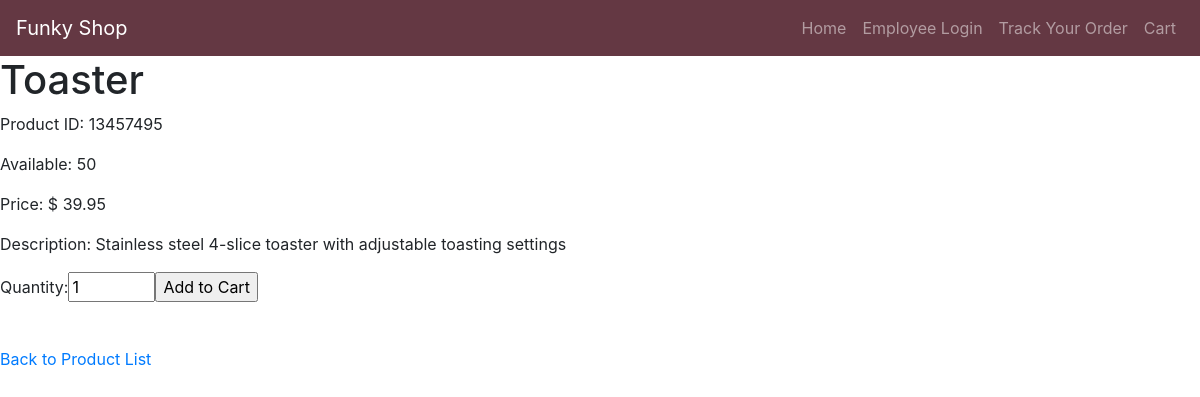
The page /description.php?product_id=13457495 on the database its author committed.
### tables this page shows
CREATE TABLE Product (
	ProductID CHAR(8) PRIMARY KEY,
	Quantity INT NOT NULL,
	Name VARCHAR(30) NOT NULL,
	Description VARCHAR(500),
	Price DECIMAL(4,2) NOT NULL
);

### description.php (the view, shortened to what this page needs)
<?php
  include 'info.php';
  $dsn = "mysql:host=courses;dbname=z1968549";
  try {
      $pdo = new PDO($dsn, $username, $password);
  } catch (PDOexception $e) {
      echo "Connection to the database failed: " . $e->getMessage();
  }
?>
<html>
  <head>
    <link rel="stylesheet" href="https://stackpath.bootstrapcdn.com/bootstrap/4.3.1/css/bootstrap.min.css">
  </head>
  <body>
	<nav class="navbar navbar-expand-lg navbar-dark" style="background-color: #643843">
   	 		<a class="navbar-brand" href="website.php">Funky Shop</a>
    		<div class="collapse navbar-collapse" id="navbarNav">
        		<ul class="navbar-nav ml-auto">
            		<li class="nav-item">
                		<a class="nav-link" href="website.php">Home</a>
            		</li>
            		<li class="nav-item">
               			 <a class="nav-link" href="login.php">Employee Login</a>
            		</li>
            		<li class="nav-item">
                		<a class="nav-link" href="trackOrder.php">Track Your Order</a>
            		</li>
            		<li class="nav-item">
                		<a class="nav-link" href="cartPage.php">Cart</a>
        			</li>
        		</ul>
    		</div>
		</nav>
    <?php
      if (isset($_GET['product_id']))
      {
        $product_id = $_GET['product_id'];
        $result = $pdo->query("SELECT * FROM Product WHERE ProductID=$product_id ");
        if ($row = $result->fetch(PDO::FETCH_ASSOC)) {
            echo "<h1>{$row['Name']}</h1>";
            echo "<p>Product ID: {$row['ProductID']}</p>";
            echo "<p>Available: {$row['Quantity']}</p>";
            echo "<p>Price: $ {$row['Price']}</p>";
            echo "<p>Description: {$row['Description']}</p>";
            echo "<form method='POST' action='description.php'>";
            echo "<label for='quantity'>Quantity:</label>";
            echo "<input type='number' name='quantity' value='1' min='1' max='{$row['Quantity']}' required>";
            echo "<input type='submit' name='Add' value='Add to Cart'>";
            echo "</form>";
          }
      }
    ?>
    <br>
    <a href="website.php">Back to Product List</a>
</body>
</html>

### rows shown on the page
product: Name "Toaster", ProductID "13457495", Quantity "50", Price "39.95", Description "Stainless steel 4-slice toaster with adjustable toasting settings"
